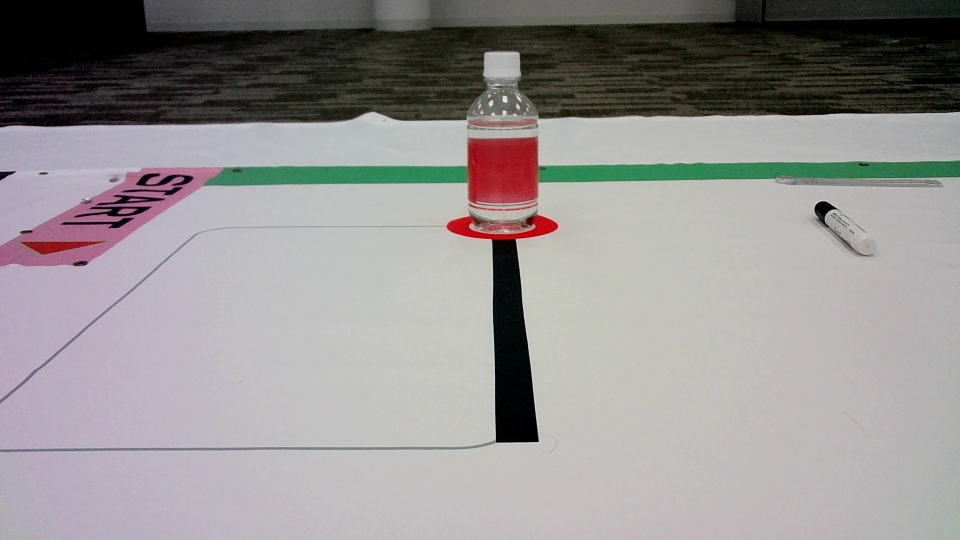
//> input picture sdk/workspace/testOpencv/sample.jpg, 1920 x 1080 px (shown at 1/2 size)
$ ./tuneGrayExtractionLab   (built with g++ and OpenCV 4)
//> lines starting //> are read from the running program, lines starting //| are printed output that depends on the picture; after the words box and inside, x2 and y2 are one past the last pixel; in counts of white or black regions, pixels touching at a corner belong together
#include <opencv2/opencv.hpp>
#include <iostream>
#include <string>
#include <ctime>
#include <cstdio>

// [6 lines left out: function timestamp, not called in this run]

int main(int argc, char** argv) {
    std::string filename = (argc > 1) ? argv[1] : "sample.jpg";
    cv::Mat src = cv::imread(filename, cv::IMREAD_COLOR);
//> src is the input picture: 1080 rows x 1920 cols, CV_8UC3; mean B, G, R 145.7, 146.1, 149.5
    if (src.empty()) {
        std::cerr << "画像が読み込めません: " << filename << std::endl;
        return 1;
    }

    std::cout << "画像: " << filename << std::endl;
    std::cout << "操作: Trackbarで閾値調整 / s:保存 / q,ESC:終了" << std::endl;

    // BGR -> Lab (8U: L[0..255], a[0..255], b[0..255]、a,bは128がゼロ点)
    cv::Mat lab;
    cv::cvtColor(src, lab, cv::COLOR_BGR2Lab);
//> lab: 1080 rows x 1920 cols, CV_8UC3; mean of channels 0, 1, 2 152.7, 129.3, 129.1

    // 初期パラメータ（経験的デフォルト）
    int l_min = 20;     // 暗すぎる黒を除外
    int l_max = 235;    // 明るすぎる白を除外
    int c_max = 12;     // 低クロマ閾値（目安: 10〜25）

    // モルフォロジー（ノイズ除去/穴埋め）
    int morph_radius = 1; // 0で無効、1->3x3, 2->5x5...
    int morph_open = 1;   // 1でOpen
    int morph_close = 0;  // 1でClose

    // 画面サイズに応じて表示縮小
    double disp_scale = 1.0;
    const int max_dim = 1000;
    if (std::max(src.cols, src.rows) > max_dim) {
        disp_scale = static_cast<double>(max_dim) / static_cast<double>(std::max(src.cols, src.rows));
    }

    cv::namedWindow("controls", cv::WINDOW_NORMAL);
    cv::resizeWindow("controls", 520, 240);
    cv::createTrackbar("Lab: L_min", "controls", &l_min, 255);
    cv::createTrackbar("Lab: L_max", "controls", &l_max, 255);
    cv::createTrackbar("Lab: C_max", "controls", &c_max, 100);
    cv::createTrackbar("Morph radius", "controls", &morph_radius, 10);
    cv::createTrackbar("Use Open (1/0)", "controls", &morph_open, 1);
    cv::createTrackbar("Use Close (1/0)", "controls", &morph_close, 1);

    cv::namedWindow("mask", cv::WINDOW_NORMAL);
    cv::namedWindow("result", cv::WINDOW_NORMAL);

    auto applyMorph = [&](cv::Mat& mask) {
        if (morph_radius > 0) {
            cv::Mat kernel = cv::getStructuringElement(
                cv::MORPH_ELLIPSE, cv::Size(2 * morph_radius + 1, 2 * morph_radius + 1));
            if (morph_open)  cv::morphologyEx(mask, mask, cv::MORPH_OPEN, kernel);
            if (morph_close) cv::morphologyEx(mask, mask, cv::MORPH_CLOSE, kernel);
        }
    };

    while (true) {
        // 分離
        cv::Mat ch[3];
        cv::split(lab, ch); // L, a, b (8U)
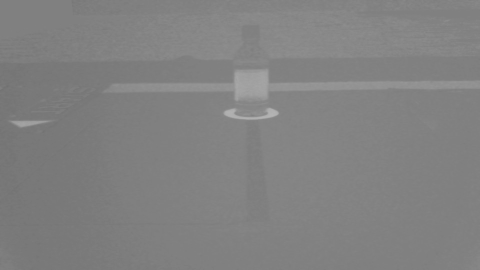
//> ch[2]: 1080 rows x 1920 cols, CV_8UC1 (shown at 1/4 size); min 110, max 181, mean 129.1
        cv::Mat L = ch[0], a = ch[1], b = ch[2];

        // a,bを32Fにして128を原点に移動 -> クロマ = sqrt(a^2 + b^2)
        cv::Mat a32, b32, chroma;
        a.convertTo(a32, CV_32F);
        b.convertTo(b32, CV_32F);
        a32 = a32 - 128.0f;
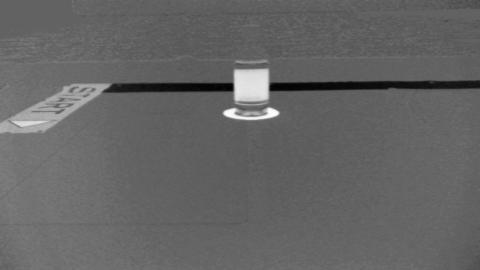
//> a32: 1080 rows x 1920 cols, CV_32FC1 (shown at 1/4 size); min -42, max 67, mean 1.3; drawn with min black and max white
        b32 = b32 - 128.0f;
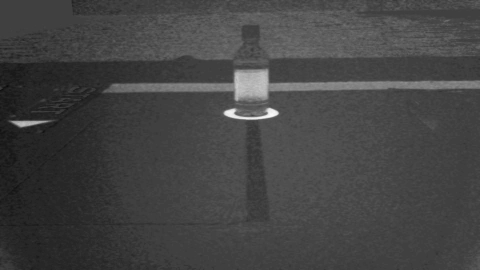
//> b32: 1080 rows x 1920 cols, CV_32FC1 (shown at 1/4 size); min -18, max 53, mean 1.1; drawn with min black and max white
        cv::magnitude(a32, b32, chroma); // 32F
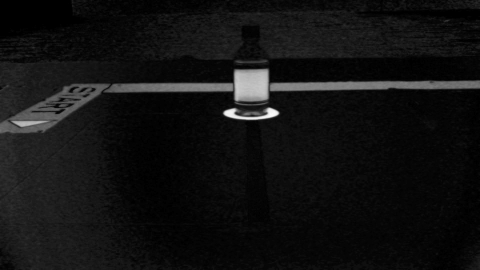
//> chroma: 1080 rows x 1920 cols, CV_32FC1 (shown at 1/4 size); min 0, max 84.81, mean 6; drawn with min black and max white

        int Lmin = std::max(0, std::min(255, l_min));
        int Lmax = std::max(0, std::min(255, l_max));
        if (Lmin > Lmax) std::swap(Lmin, Lmax);
        float Cmax = static_cast<float>(std::max(0, c_max));

        // L範囲マスク
        cv::Mat lmask;
        cv::inRange(L, Lmin, Lmax, lmask);
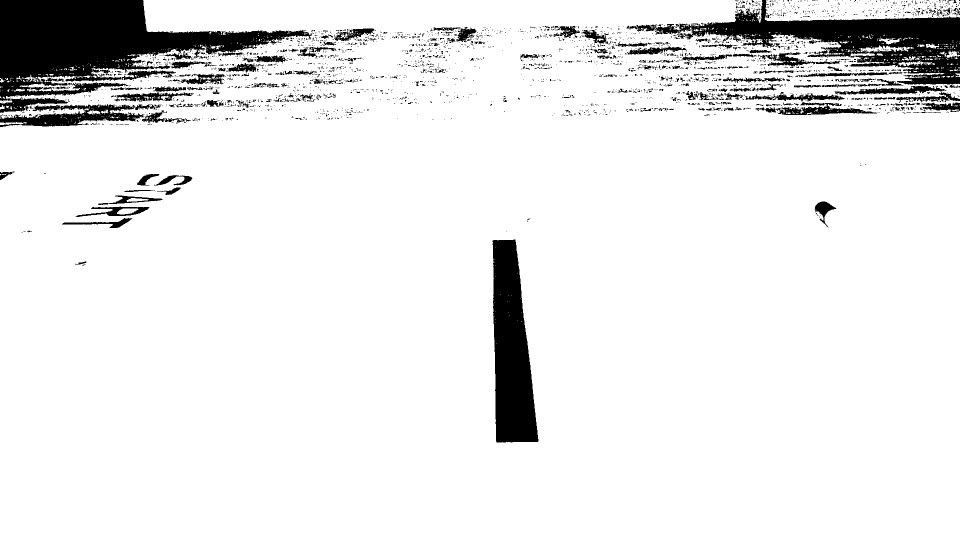
//> lmask: 1080 rows x 1920 cols, CV_8UC1 (shown at 1/2 size); 91.6% white; 3038 black regions (2819 under 20 px), largest, box (x1, y1, x2, y2) and area: (0, 0, 625, 226) 60895, (1252, 0, 1920, 169) 35806, (985, 479, 1077, 885) 26400

        // 低クロママスク（小さいほど白 = 抽出）
        cv::Mat cmask;
        cv::threshold(chroma, cmask, Cmax, 255.0, cv::THRESH_BINARY_INV);
//> cmask: 1080 rows x 1920 cols, CV_32FC1; 91.9% white; 1200 black regions (973 under 20 px), largest, box (x1, y1, x2, y2) and area: (412, 273, 1920, 423) 67912, (0, 322, 443, 878) 66176, (890, 428, 1120, 482) 8600
        cmask.convertTo(cmask, CV_8U);

        // ANDでグレー領域
        cv::Mat mask;
        cv::bitwise_and(lmask, cmask, mask);
//> mask: 1080 rows x 1920 cols, CV_8UC1; 83.6% white; 3772 black regions (3352 under 20 px), largest, box (x1, y1, x2, y2) and area: (0, 322, 443, 878) 69946, (412, 273, 1920, 423) 67913, (0, 0, 625, 226) 60947

        // モルフォロジー
        applyMorph(mask);
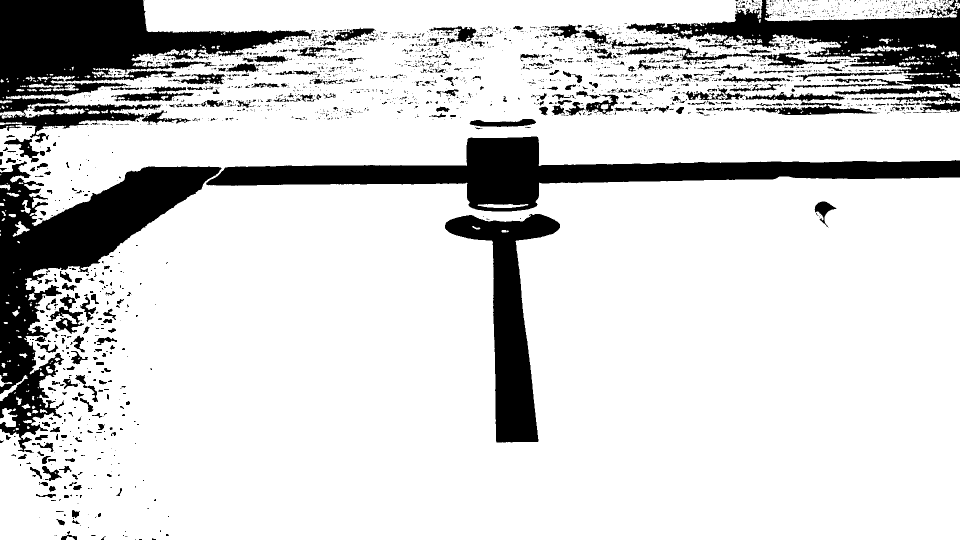
//> mask: 1080 rows x 1920 cols, CV_8UC1 (shown at 1/2 size); 82.9% white; 2676 black regions (2264 under 20 px), largest, box (x1, y1, x2, y2) and area: (0, 322, 443, 904) 72855, (0, 0, 625, 286) 71088, (412, 273, 1920, 423) 67933

        // 見やすい可視化（抽出領域を半透明グリーンでハイライト）
        cv::Mat result = src.clone();
        cv::Mat overlay = src.clone();
        cv::Mat green(result.size(), result.type(), cv::Scalar(0, 255, 0));
        cv::addWeighted(src, 0.5, green, 0.5, 0.0, overlay);
        overlay.copyTo(result, mask);

        // テキスト描画
        char buf[160];
        std::snprintf(buf, sizeof(buf), "Lab: L=[%d,%d], C_max=%d, Morph(r=%d, open=%d, close=%d)",
                      Lmin, Lmax, c_max, morph_radius, morph_open, morph_close);
        cv::putText(result, buf, {10, 25}, cv::FONT_HERSHEY_SIMPLEX, 0.7, {0, 0, 0}, 3, cv::LINE_AA);
        cv::putText(result, buf, {10, 25}, cv::FONT_HERSHEY_SIMPLEX, 0.7, {255, 255, 255}, 1, cv::LINE_AA);

        // 表示（必要なら縮小）
        cv::Mat dispMask = mask, dispRes = result;
        if (disp_scale != 1.0) {
            cv::resize(mask, dispMask, cv::Size(), disp_scale, disp_scale, cv::INTER_NEAREST);
//> dispMask: 562 rows x 1000 cols, CV_8UC1; 82.8% white; 1553 black regions (1394 under 20 px), largest, box (x1, y1, x2, y2) and area: (0, 168, 231, 471) 19881, (0, 0, 326, 149) 19790, (216, 143, 1000, 221) 18466
            cv::resize(result, dispRes, cv::Size(), disp_scale, disp_scale, cv::INTER_AREA);
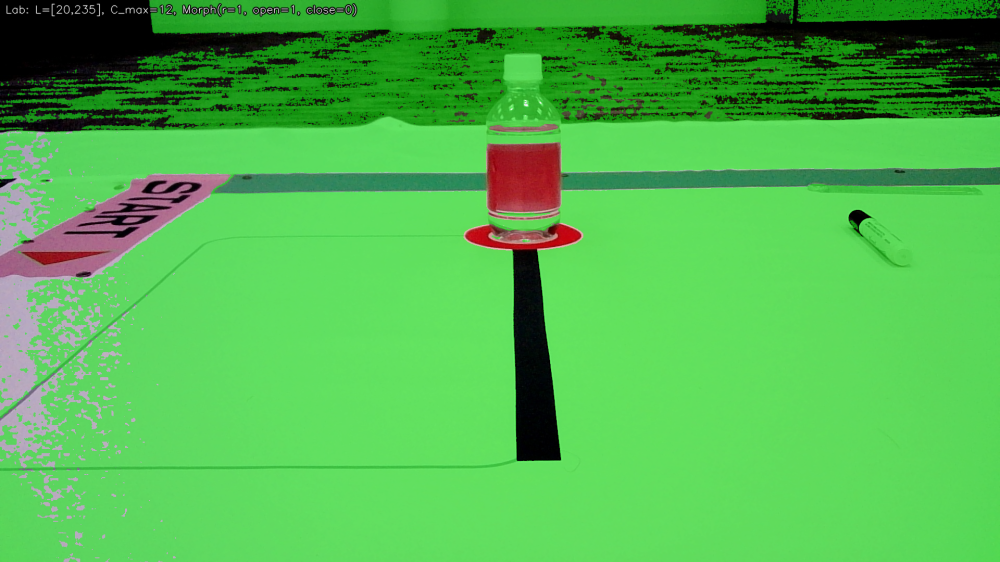
//> dispRes: 562 rows x 1000 cols, CV_8UC3; mean B, G, R 78.1, 183.8, 80.8
        }
        cv::imshow("mask", dispMask);
        cv::imshow("result", dispRes);

        int key = cv::waitKey(30);
//> the 'q' key is pressed
        if (key == 27 || key == 'q' || key == 'Q') {
            break;
        } else if (key == 's' || key == 'S') {
            std::string ts = timestamp();
            std::string base = "gray_lab_L" + std::to_string(Lmin) + "-" + std::to_string(Lmax) +
                               "_C" + std::to_string(c_max) +
                               "_r" + std::to_string(morph_radius) + "_" + ts;
            cv::imwrite(base + "_mask.png", mask);
            cv::imwrite(base + "_result.png", result);
            std::cout << "保存: " << base + "_mask.png, " << base + "_result.png" << std::endl;
        }
    }

    std::cout << "終了します" << std::endl;
    return 0;
}

$ run again, with sdk/workspace/testOpencv/350_0.jpg copied over sdk/workspace/testOpencv/sample.jpg
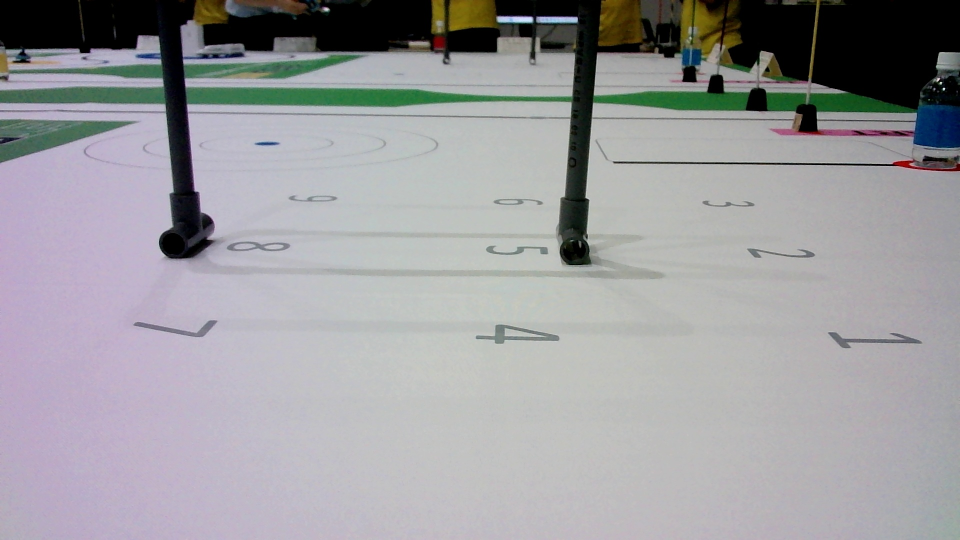
//> input picture sdk/workspace/testOpencv/350_0.jpg, 1920 x 1080 px (shown at 1/2 size)
//> src is the input picture: 1080 rows x 1920 cols, CV_8UC3; mean B, G, R 158.5, 155.4, 155.7
//> lab: 1080 rows x 1920 cols, CV_8UC3; mean of channels 0, 1, 2 162, 128.9, 126.6
//> `cv::inRange(L, Lmin, Lmax, lmask);`:
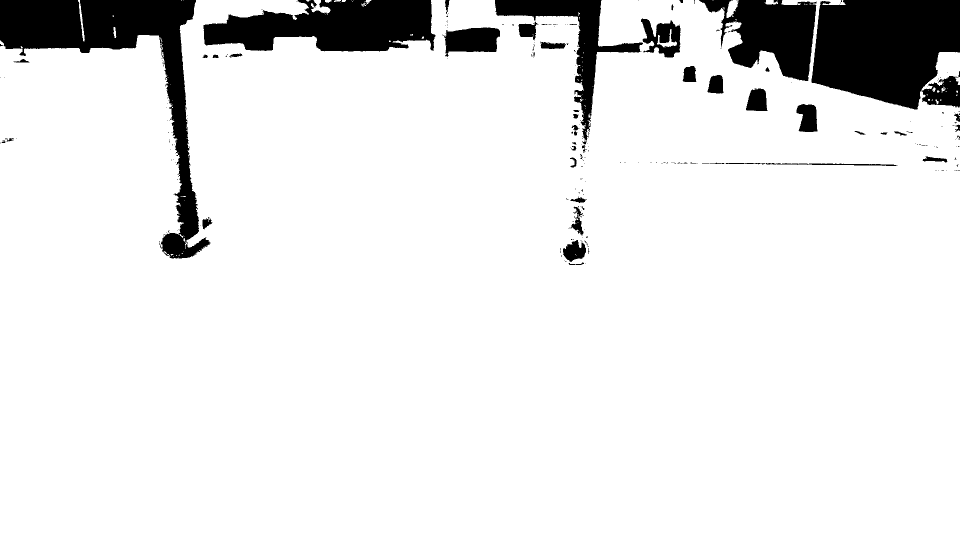
//> lmask: 1080 rows x 1920 cols, CV_8UC1 (shown at 1/2 size); 90.6% white; 280 black regions (231 under 20 px), largest, box (x1, y1, x2, y2) and area: (1623, 0, 1920, 219) 53635, (0, 0, 421, 517) 49294, (407, 0, 871, 103) 33918
//> dispMask: 562 rows x 1000 cols, CV_8UC1; 72.2% white; 330 black regions (264 under 20 px), largest, box (x1, y1, x2, y2) and area: (0, 0, 1000, 270) 82670, (0, 135, 218, 562) 62091, (0, 91, 174, 109) 2464
//> `cv::resize(result, dispRes, cv::Size(), disp_scale, disp_scale, cv::IN..`:
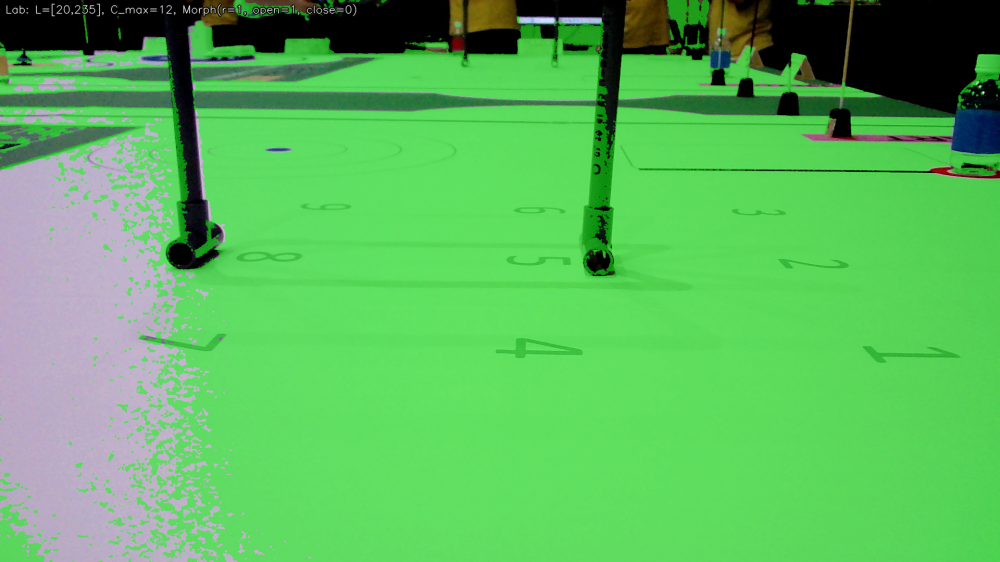
//> dispRes: 562 rows x 1000 cols, CV_8UC3; mean B, G, R 93.4, 183.4, 91.5

$ run again, with sdk/workspace/testOpencv/Landing430.jpg copied over sdk/workspace/testOpencv/sample.jpg
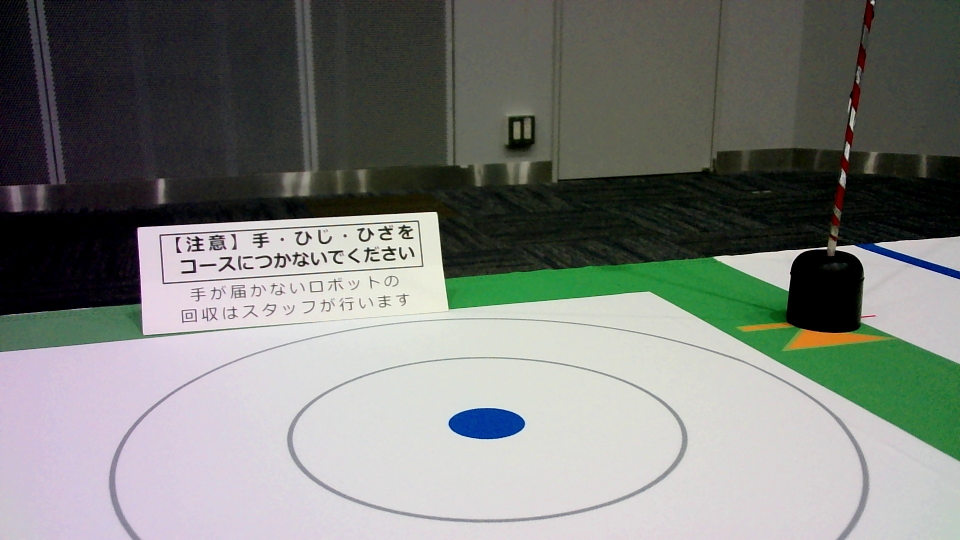
//> input picture sdk/workspace/testOpencv/Landing430.jpg, 1920 x 1080 px (shown at 1/2 size)
//> src is the input picture: 1080 rows x 1920 cols, CV_8UC3; mean B, G, R 121.5, 126.2, 122.9
//> lab: 1080 rows x 1920 cols, CV_8UC3; mean of channels 0, 1, 2 129.4, 126.2, 130.5
//> `cv::inRange(L, Lmin, Lmax, lmask);`:
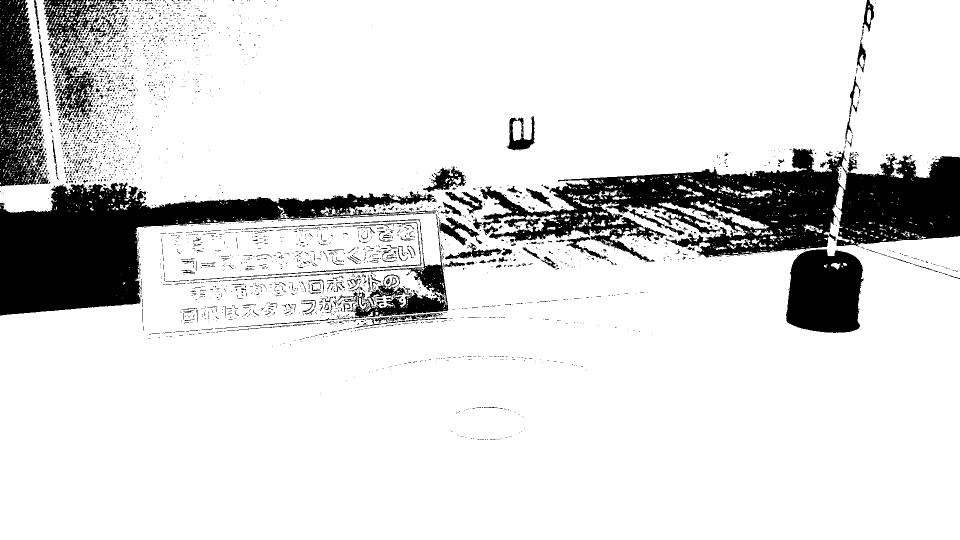
//> lmask: 1080 rows x 1920 cols, CV_8UC1 (shown at 1/2 size); 86.2% white; 3616 black regions (3357 under 20 px), largest, box (x1, y1, x2, y2) and area: (946, 297, 1920, 524) 104204, (0, 365, 874, 631) 81950, (0, 0, 97, 373) 23451
//> dispMask: 562 rows x 1000 cols, CV_8UC1; 72.4% white; 2009 black regions (1886 under 20 px), largest, box (x1, y1, x2, y2) and area: (347, 155, 1000, 481) 72666, (0, 0, 503, 366) 38539, (0, 356, 171, 562) 20389
//> `cv::resize(result, dispRes, cv::Size(), disp_scale, disp_scale, cv::IN..`:
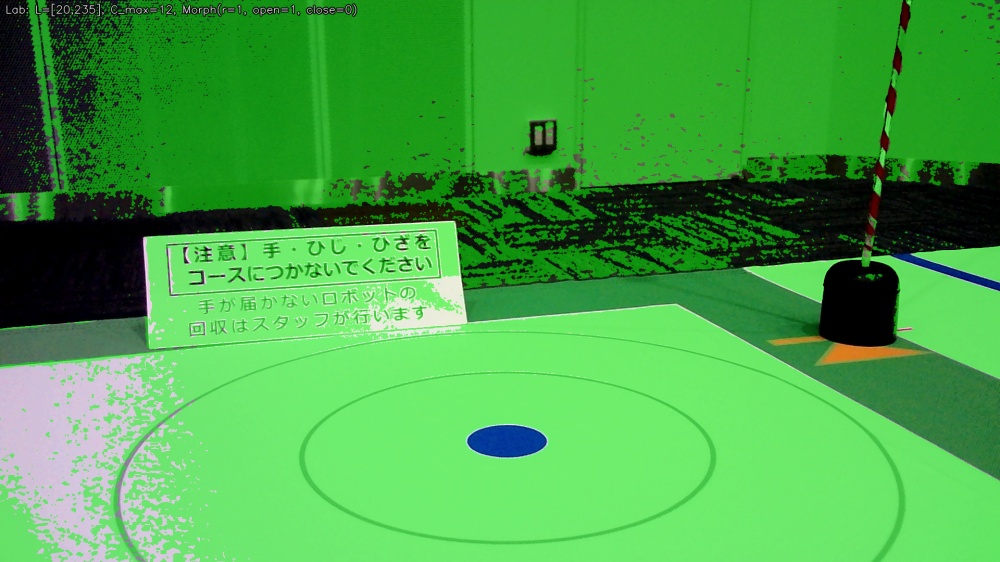
//> dispRes: 562 rows x 1000 cols, CV_8UC3; mean B, G, R 70.4, 166.2, 70.5
